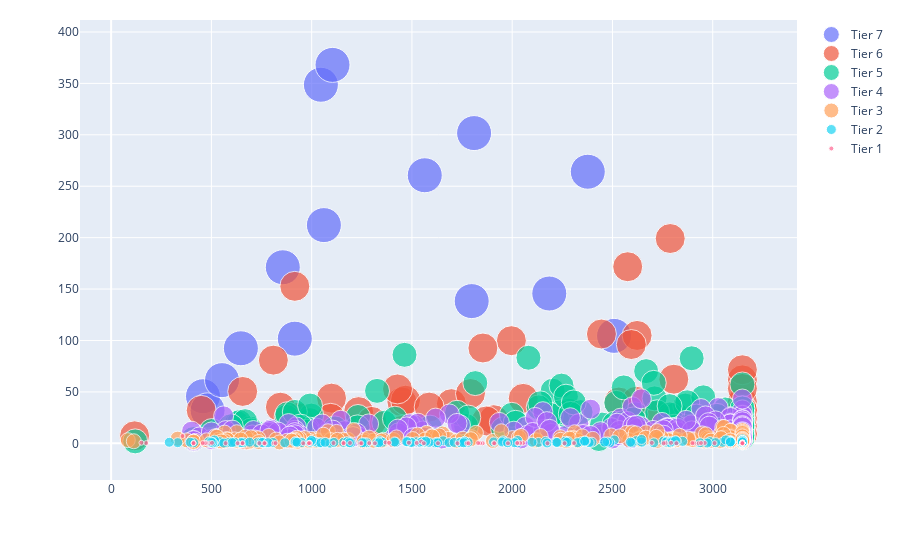

The notebook cell this image was saved under:
### Code cell
fig = go.Figure(
    data=[create_age_scatter(map_json, tier) for tier in reversed(range(1,8))],
    layout={'height': 700, 'margin': {'t': 20}}
)

fig.show()
